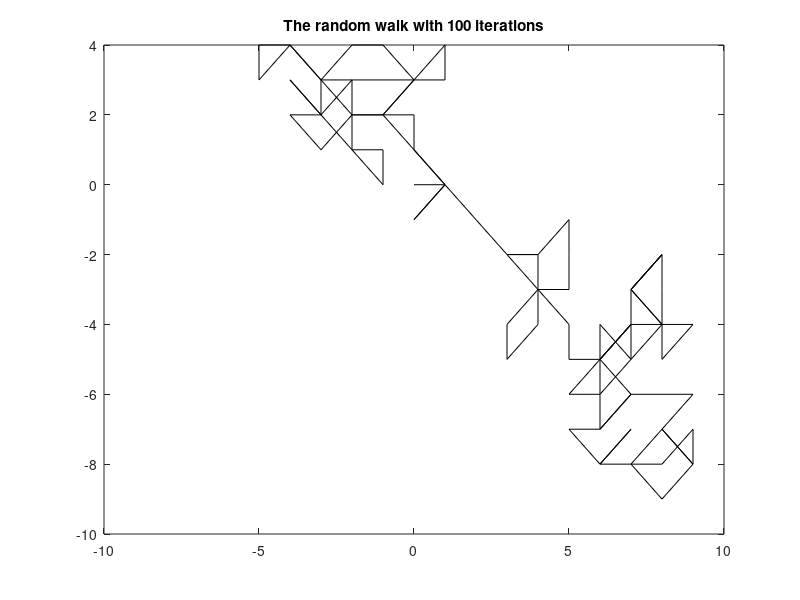

MATLAB code for this plot:
% 2D Random Walker MATLAB code
% Lianne Meah (lianne.meah@gmail.com)

%% CLEANUP
clc
clear all
clf

%% PARAMETER SETUP
% define number of steps
num_iterations = 100;
% set 2 or 3 directions (2 = (x,y), 3 = (x,y,z))
directions = 3;
% update on increment = 1, plot graph at  the end only = 0
incrementPlot = 0;
% create x and y positions, set all to 0
x = zeros(1,num_iterations+1);
y = zeros(1,num_iterations+1);
% arrays for memory of where we've been (for plotting)
xposition = zeros(1, num_iterations+1);
yposition = zeros(1, num_iterations+1);

% Random numbers: 1xnum_iterations between 1 and 4 or 8
if directions==2
	randNum = randi(4,1,num_iterations+1);
else
	randNum = randi(8,1,num_iterations+1);
end

%% RUN SIMULATION
for i=2:(num_iterations+1)
	% check number and move
	if randNum(i)==1
		% move east
		x(i) = x(i-1)+1;
		y(i) = y(i-1);
	elseif randNum(i)==2
		% move west
		x(i) = x(i-1)-1;
		y(i) = y(i-1);
	elseif randNum(i)==3
		% move north
		x(i) = x(i-1);
		y(i) = y(i-1)+1;
	elseif randNum(i)==4
		% move south
		x(i) = x(i-1);
		y(i) = y(i-1)-1;
	elseif randNum(i)==5
		% move north-east
		x(i) = x(i-1)+1;
		y(i) = y(i-1)+1;
	elseif randNum(i)==6
		% move north-west
		x(i) = x(i-1)-1;
		y(i) = y(i-1)+1;
	elseif randNum(i)==7
		% move south-east
		x(i) = x(i-1)+1;
		y(i) = y(i-1)-1;
	else
		% move south-west
		x(i) = x(i-1)-1;
		y(i) = y(i-1)-1;								
	end
	% record positions
	xposition(i) = x(i);
	yposition(i) = y(i);
	% plotting - update plot on each iteration. Comment next three lines to plot at the end only.
	if incrementPlot==1
		plot(xposition, yposition, 'black')
		title(sprintf('The random walk with %.0f iterations', num_iterations))
		drawnow
	end
end

%% PLOTTING - uncomment this to only plot at the end of the simulation
if incrementPlot==0
	plot(xposition, yposition, 'black')
	title(sprintf('The random walk with %.0f iterations', num_iterations))
end
